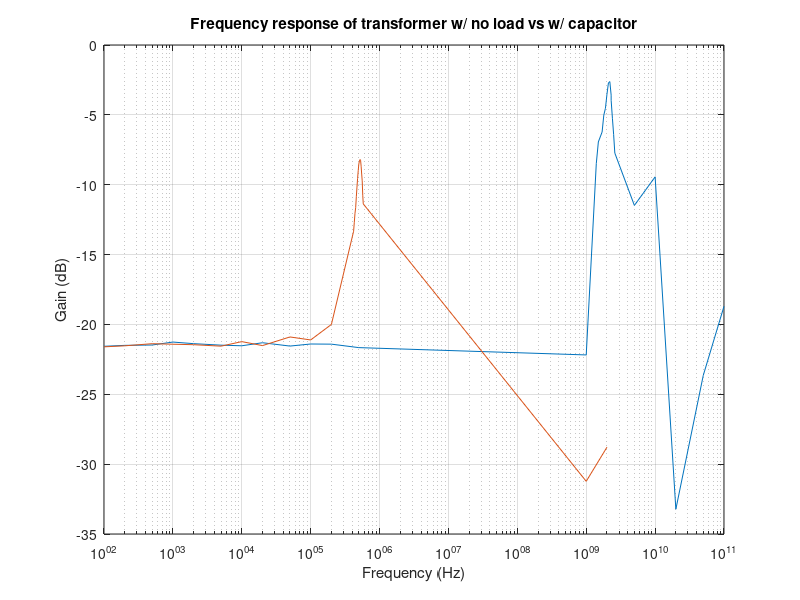

Recreate this plot in MATLAB.
freq1 = [100, 200, 500, 1e+3, 2e+3, 5e+3, 10e+3, 20e+3, 50e+3, 100e+3, 200e+3, 500e+3, 1e+9, 1.4e+9, 1.5e+9, 1.7e+9, 1.8e+9, 1.9e+9, 2e+9, 2.1e+9, 2.2e+9, 2.3e+9, 2.3e+9, 2.4e+9, 2.5e+9, 2.6e+9, 5e+9, 10e+9, 20e+9, 50e+9, 100e+9];

Vi1 = [7.28, 8.08, 8.72, 8.88, 9.28, 9.68, 9.92, 10.0, 9.80, 9.40, 8.00, 4.60, 2.16, 1.36, 1.36, 1.36, 1.24, 1.20, 1.08, 1.05, 1.00, 1.04, 1.06, 1.20, 1.34, 1.52, 1.44, 1.02, 1.10, 1.40, 1.24];
Vo1 = [608e-3, 680e-3, 736e-3, 768e-3, 792e-3, 816e-3, 832e-3, 860e-3, 820e-3, 800e-3, 680e-3, 380e-3, 168e-3,512e-3, 612e-3, 664e-3, 696e-3, 712e-3, 720e-3, 768e-3, 740e-3, 688e-3, 672e-3, 656e-3, 640e-3, 624e-3, 384e-3, 344e-3, 24e-3, 92e-3, 144e-3]; 

gain1 = Vo1 ./ Vi1;

gain_dB1 = 20*log10(gain1);

freq2 = [100, 200, 500, 1e+3, 2e+3, 5e+3, 10e+3, 20e+3, 50e+3, 100e+3, 200e+3, 420e+3, 430e+3, 440e+3, 450e+3, 460e+3, 470e+3, 480e+3, 490e+3, 500e+3, 510e+3, 520e+3, 530e+3, 540e+3, 550e+3, 560e+3, 570e+3, 580e+3, 1e+9, 2e+9];

Vi2 = [7.12, 7.92, 8.72, 9.04, 9.36, 9.76, 10.6, 10.0, 10.2, 10.0, 8.40, 4.64, 4.48, 4.32, 4.24, 4.12, 4.00, 3.84, 3.72, 3.68, 3.64, 3.65, 3.72, 3.80, 3.88, 3.92, 4.00, 4.00, 2.04, 1.32];
Vo2 = [592e-3, 664e-3, 744e-3, 768e-3, 792e-3, 816e-3, 920e-3, 840e-3, 920e-3, 880e-3, 840e-3, 1.00, 1.04, 1.08, 1.11, 1.18, 1.24, 1.28, 1.32, 1.38, 1.40, 1.42, 1.44, 1.40, 1.34, 1.28, 1.16, 1.08, 56.0e-3, 48.0e-3];

gain2 = Vo2 ./ Vi2;

gain_dB2 = 20*log10(gain2);

semilogx(freq1, gain_dB1, freq2, gain_dB2)
grid on
title('Frequency response of transformer w/ no load vs w/ capacitor')
xlabel('Frequency (Hz)')
ylabel('Gain (dB)')